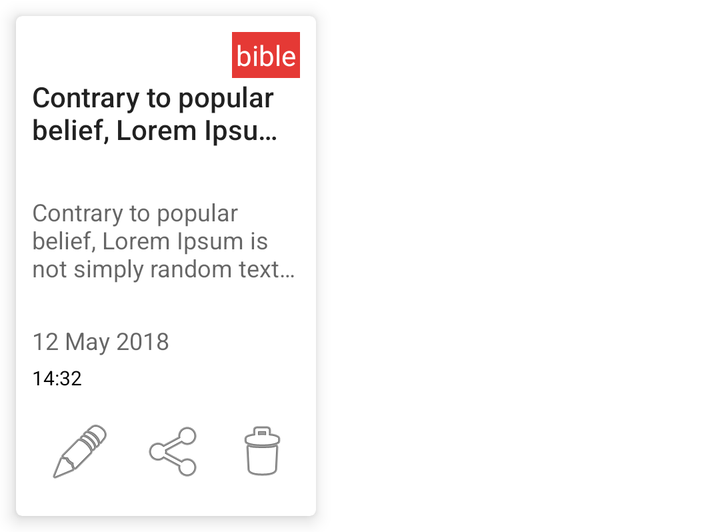
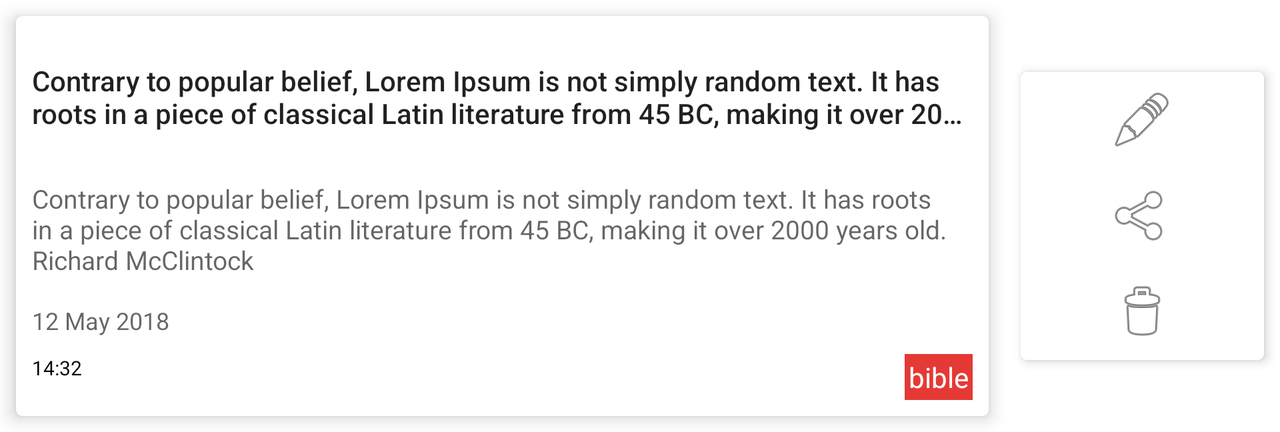

The same Android screen from two of the app's own layout files: first res/layout/ as a phone draws it, then the repository's variant for another configuration, drawn on a device whose configuration selects that folder. Both files follow.
<!-- AndroidManifest.xml: application theme AppTheme -->
<!-- res/layout/journal_list_item.xml -->
<?xml version="1.0" encoding="utf-8"?>
<android.support.v7.widget.CardView xmlns:android="http://schemas.android.com/apk/res/android"
    xmlns:app="http://schemas.android.com/apk/res-auto"
    xmlns:tools="http://schemas.android.com/tools"
    android:layout_width="150dp"
    android:layout_height="250dp"
    android:layout_margin="8dp"
    android:padding="8dp"
    app:cardCornerRadius="3dp"
    app:cardElevation="5dp">

    <android.support.constraint.ConstraintLayout
        android:layout_width="match_parent"
        android:layout_height="match_parent"
        android:padding="8dp"
        app:layout_constraintCircleRadius="5dp">

        <TextView
            android:id="@+id/tvLabel"
            android:layout_width="wrap_content"
            android:layout_height="wrap_content"
            android:layout_marginLeft="8dp"
            android:layout_marginStart="8dp"
            android:background="@color/colorAccent"
            android:padding="2dp"
            android:textColor="@color/white"
            app:layout_constraintEnd_toEndOf="parent"
            app:layout_constraintHorizontal_bias="1.0"
            app:layout_constraintStart_toStartOf="parent"
            app:layout_constraintTop_toTopOf="parent"
            tools:text="bible" />

        <TextView
            android:id="@+id/tvTitle"
            android:layout_width="match_parent"
            android:layout_height="49dp"
            android:layout_marginTop="16dp"
            android:ellipsize="end"
            android:gravity="center|start"
            android:lines="2"
            android:maxLines="2"
            android:singleLine="false"
            android:textAppearance="@style/TextAppearance.AppCompat.Body2"
            app:layout_constraintEnd_toEndOf="parent"
            app:layout_constraintStart_toStartOf="parent"
            app:layout_constraintTop_toTopOf="parent"
            app:layout_constraintVertical_chainStyle="spread_inside"
            tools:text="Contrary to popular belief, Lorem Ipsum is not simply random text. It has roots in a piece of classical Latin literature from 45 BC, making it over 2000 years old. Richard McClintock" />

        <TextView
            android:id="@+id/tvJournalText"
            android:layout_width="match_parent"
            android:layout_height="68dp"
            android:layout_marginBottom="8dp"
            android:ellipsize="end"
            android:gravity="center|start"
            android:lines="3"
            android:maxLines="3"
            android:singleLine="false"
            android:textAppearance="@style/TextAppearance.AppCompat.Caption"
            app:layout_constraintBottom_toTopOf="@+id/tvCreatedOnDate"
            app:layout_constraintEnd_toEndOf="parent"
            app:layout_constraintStart_toStartOf="parent"
            app:layout_constraintTop_toBottomOf="@+id/tvTitle"
            app:layout_constraintVertical_bias="1.0"
            app:layout_constraintVertical_chainStyle="spread_inside"
            tools:text="Contrary to popular belief, Lorem Ipsum is not simply random text. It has roots in a piece of classical Latin literature from 45 BC, making it over 2000 years old. Richard McClintock" />

        <TextView
            android:id="@+id/tvCreatedOnDate"
            android:layout_width="0dp"
            android:layout_height="20dp"
            android:layout_marginTop="8dp"
            android:textAllCaps="false"
            android:textAppearance="@style/TextAppearance.AppCompat.Caption"
            app:layout_constraintBottom_toTopOf="@+id/tvCreatedOnTime"
            app:layout_constraintEnd_toEndOf="parent"
            app:layout_constraintStart_toStartOf="parent"
            app:layout_constraintTop_toBottomOf="@+id/tvTitle"
            app:layout_constraintVertical_bias="1.0"
            tools:text="12 May 2018" />

        <TextView
            android:id="@+id/tvCreatedOnTime"
            android:layout_width="134dp"
            android:layout_height="20dp"
            android:layout_marginEnd="8dp"
            android:layout_marginLeft="8dp"
            android:layout_marginRight="8dp"
            android:layout_marginStart="8dp"
            android:textAppearance="@style/TextAppearance.AppCompat.Notification.Time"
            android:textSize="10sp"
            app:layout_constraintBottom_toTopOf="@+id/linearLayout"
            app:layout_constraintEnd_toEndOf="@+id/tvCreatedOnDate"
            app:layout_constraintStart_toStartOf="@+id/tvCreatedOnDate"
            tools:text="14:32" />

        <LinearLayout
            android:id="@+id/linearLayout"
            android:layout_width="0dp"
            android:layout_height="wrap_content"
            android:orientation="horizontal"
            app:layout_constraintBottom_toBottomOf="parent"
            app:layout_constraintEnd_toEndOf="parent"
            app:layout_constraintHorizontal_bias="0.0"
            app:layout_constraintStart_toStartOf="parent">

            <ImageButton
                android:id="@+id/btnEdit"
                android:layout_width="wrap_content"
                android:layout_height="wrap_content"
                android:layout_gravity="bottom|center_horizontal"
                android:layout_margin="8dp"
                android:background="@drawable/journal_item_selector"
                android:backgroundTint="@android:color/transparent"
                android:contentDescription="@string/edit"
                app:srcCompat="@android:drawable/ic_menu_edit" />

            <ImageButton
                android:id="@+id/btnShare"
                android:layout_width="wrap_content"
                android:layout_height="wrap_content"
                android:layout_gravity="bottom|center_horizontal"
                android:layout_margin="8dp"
                android:background="@drawable/journal_item_selector"
                android:backgroundTint="@android:color/transparent"
                android:contentDescription="@string/share"
                app:srcCompat="@android:drawable/ic_menu_share" />

            <ImageButton
                android:id="@+id/btnDelete"
                android:layout_width="wrap_content"
                android:layout_height="wrap_content"
                android:layout_gravity="bottom|center_horizontal"
                android:layout_margin="8dp"
                android:background="@drawable/journal_item_selector"
                android:backgroundTint="@android:color/transparent"
                android:contentDescription="@string/delete"
                app:srcCompat="@android:drawable/ic_menu_delete" />


        </LinearLayout>

    </android.support.constraint.ConstraintLayout>
</android.support.v7.widget.CardView>
<!-- resources referenced by this layout -->
<resources>
  <color name="colorAccent">#e53935</color>
  <color name="white">#FFFFFF</color>
  <!-- drawable journal_item_selector (drawable) -->
  <?xml version="1.0" encoding="utf-8"?>
  <selector xmlns:android="http://schemas.android.com/apk/res/android">
  
      <item android:state_selected="true" android:drawable="@color/colorPrimary" />
      <item android:state_pressed="true" android:drawable="@color/colorPrimary" />
      <item android:state_active="true" android:drawable="@color/colorPrimary" />
      <item android:drawable="@color/white" />
  
  </selector>
  <string name="delete">Delete</string>
  <string name="edit">Edit</string>
  <string name="share">Share</string>
  <style name="AppTheme" parent="Theme.AppCompat.Light.DarkActionBar">
          
          <item name="colorPrimary">@color/colorPrimary</item>
          <item name="colorPrimaryDark">@color/colorPrimaryDark</item>
          <item name="colorAccent">@color/colorAccent</item>
          <item name="android:background">?selectableItemBackgroundBorderless</item>
          <item name="android:windowBackground">@color/white</item>
      </style>
  <color name="colorPrimary">#29b6f6</color>
  <color name="colorPrimaryDark">#0086c3</color>
</resources>
<!-- res/layout-land/journal_list_item.xml (the repository's variant of the layout above) -->
<!-- drawn on the phone turned sideways -->
<?xml version="1.0" encoding="utf-8"?>
<LinearLayout xmlns:android="http://schemas.android.com/apk/res/android"
    xmlns:app="http://schemas.android.com/apk/res-auto"
    xmlns:tools="http://schemas.android.com/tools"
    android:layout_width="match_parent"
    android:layout_height="wrap_content"
    android:orientation="horizontal">

    <android.support.v7.widget.CardView
        android:layout_width="0dp"
        android:layout_height="200dp"
        android:layout_margin="8dp"
        android:layout_weight="0.8"
        android:padding="8dp"
        app:cardCornerRadius="3dp"
        app:cardElevation="5dp">

        <android.support.constraint.ConstraintLayout
            android:layout_width="match_parent"
            android:layout_height="match_parent"
            android:padding="8dp"
            app:layout_constraintCircleRadius="5dp">

            <TextView
                android:id="@+id/tvLabel"
                android:layout_width="wrap_content"
                android:layout_height="wrap_content"
                android:layout_marginLeft="8dp"
                android:layout_marginStart="8dp"
                android:layout_weight="1"
                android:background="@color/colorAccent"
                android:padding="2dp"
                android:textColor="@color/white"
                app:layout_constraintBottom_toBottomOf="parent"
                app:layout_constraintEnd_toEndOf="parent"
                app:layout_constraintHorizontal_bias="1.0"
                app:layout_constraintStart_toStartOf="parent"
                tools:text="bible" />

            <TextView
                android:id="@+id/tvTitle"
                android:layout_width="0dp"
                android:layout_height="65dp"
                android:ellipsize="end"
                android:gravity="center|start"
                android:lines="2"
                android:maxLines="2"
                android:singleLine="false"
                android:textAppearance="@style/TextAppearance.AppCompat.Body2"
                app:layout_constraintEnd_toEndOf="parent"
                app:layout_constraintHorizontal_bias="0.0"
                app:layout_constraintStart_toStartOf="parent"
                app:layout_constraintTop_toTopOf="parent"
                tools:text="Contrary to popular belief, Lorem Ipsum is not simply random text. It has roots in a piece of classical Latin literature from 45 BC, making it over 2000 years old. Richard McClintock" />

            <TextView
                android:id="@+id/tvJournalText"
                android:layout_width="0dp"
                android:layout_height="60dp"
                android:layout_marginBottom="60dp"
                android:layout_marginTop="8dp"
                android:ellipsize="end"
                android:gravity="center|start"
                android:lines="3"
                android:maxLines="3"
                android:singleLine="false"
                android:textAppearance="@style/TextAppearance.AppCompat.Caption"
                android:textSize="13sp"
                app:layout_constraintBottom_toBottomOf="parent"
                app:layout_constraintEnd_toEndOf="parent"
                app:layout_constraintStart_toStartOf="parent"
                app:layout_constraintTop_toBottomOf="@+id/tvTitle"
                tools:text="Contrary to popular belief, Lorem Ipsum is not simply random text. It has roots in a piece of classical Latin literature from 45 BC, making it over 2000 years old. Richard McClintock" />

            <TextView
                android:id="@+id/tvCreatedOnDate"
                android:layout_width="0dp"
                android:layout_height="20dp"
                android:layout_marginBottom="28dp"
                android:textAllCaps="false"
                android:textAppearance="@style/TextAppearance.AppCompat.Caption"
                app:layout_constraintBottom_toBottomOf="parent"
                app:layout_constraintEnd_toEndOf="parent"
                app:layout_constraintStart_toStartOf="parent"
                tools:text="12 May 2018" />

            <TextView
                android:id="@+id/tvCreatedOnTime"
                android:layout_width="151dp"
                android:layout_height="23dp"
                android:layout_marginEnd="8dp"
                android:layout_marginRight="8dp"
                android:textAppearance="@style/TextAppearance.AppCompat.Notification.Time"
                android:textSize="10sp"
                app:layout_constraintBottom_toBottomOf="parent"
                app:layout_constraintEnd_toStartOf="@+id/tvLabel"
                app:layout_constraintHorizontal_bias="0.0"
                app:layout_constraintStart_toStartOf="@+id/tvCreatedOnDate"
                tools:text="14:32" />

        </android.support.constraint.ConstraintLayout>

    </android.support.v7.widget.CardView>

    <android.support.v7.widget.CardView
        android:layout_width="0dp"
        android:layout_height="wrap_content"
        android:layout_gravity="center_vertical"
        android:layout_margin="8dp"
        android:layout_weight="0.2"
        app:cardCornerRadius="3dp"
        app:cardElevation="3dp">

        <android.support.constraint.ConstraintLayout
            android:layout_width="match_parent"
            android:layout_height="match_parent">

            <LinearLayout
                android:layout_width="match_parent"
                android:layout_height="wrap_content"
                android:orientation="vertical">

                <ImageButton
                    android:id="@+id/btnEdit"
                    android:layout_width="wrap_content"
                    android:layout_height="wrap_content"
                    android:layout_gravity="center_horizontal"
                    android:layout_margin="8dp"
                    android:background="@drawable/journal_item_selector"
                    android:backgroundTint="@android:color/transparent"
                    android:contentDescription="@string/edit"
                    app:srcCompat="@android:drawable/ic_menu_edit" />

                <ImageButton
                    android:id="@+id/btnShare"
                    android:layout_width="wrap_content"
                    android:layout_height="wrap_content"
                    android:layout_gravity="center_horizontal"
                    android:layout_margin="8dp"
                    android:background="@drawable/journal_item_selector"
                    android:backgroundTint="@android:color/transparent"
                    android:contentDescription="@string/share"
                    app:srcCompat="@android:drawable/ic_menu_share" />

                <ImageButton
                    android:id="@+id/btnDelete"
                    android:layout_width="wrap_content"
                    android:layout_height="wrap_content"
                    android:layout_gravity="center_horizontal"
                    android:layout_margin="8dp"
                    android:background="@drawable/journal_item_selector"
                    android:backgroundTint="@android:color/transparent"
                    android:contentDescription="@string/delete"
                    app:srcCompat="@android:drawable/ic_menu_delete" />


            </LinearLayout>
        </android.support.constraint.ConstraintLayout>

    </android.support.v7.widget.CardView>


</LinearLayout>
